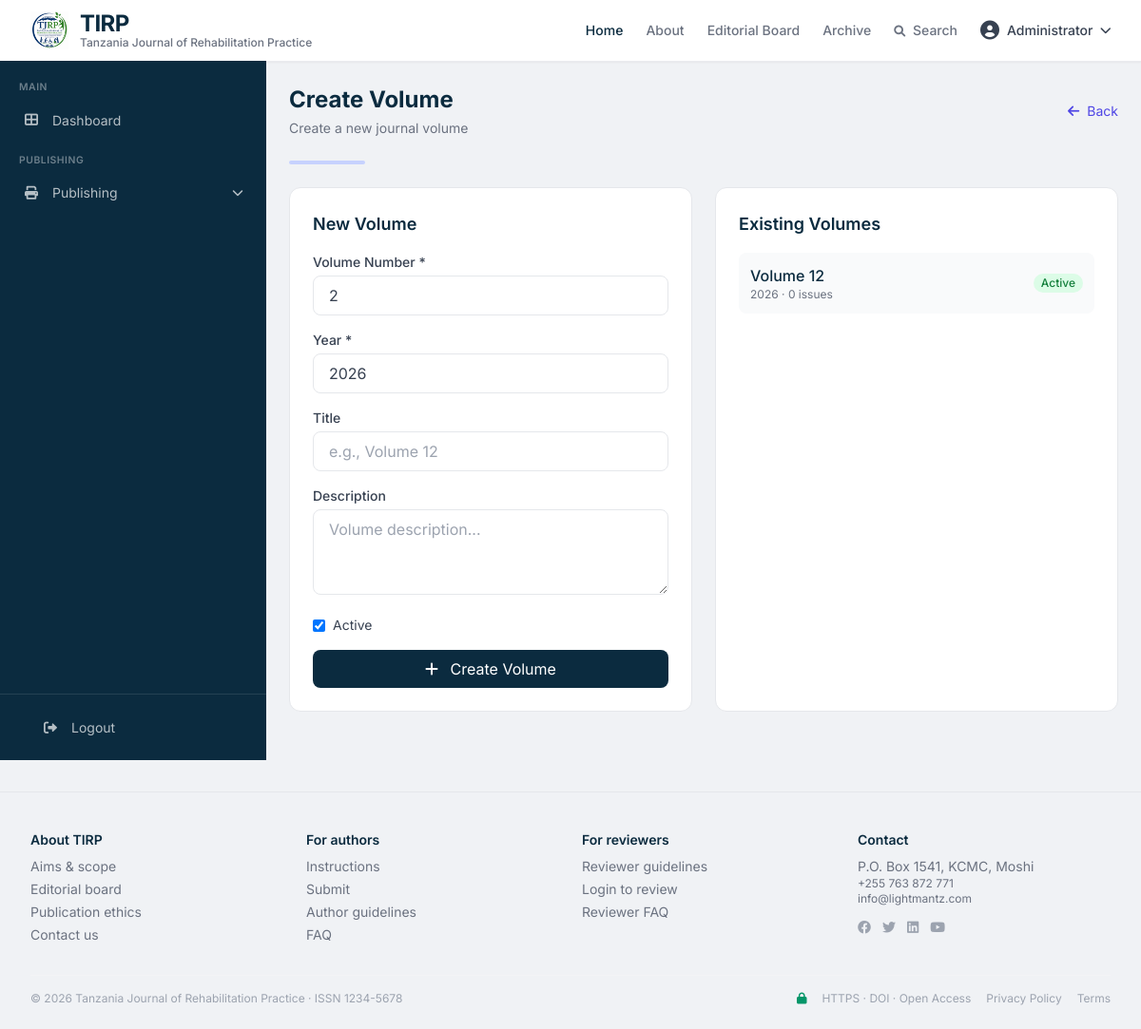
The page /publisher?action=create-volume (signed in) on the database its author committed.
### tables this page shows
CREATE TABLE users (
    id INT PRIMARY KEY AUTO_INCREMENT,
    email VARCHAR(255) UNIQUE NOT NULL,
    password_hash VARCHAR(255) NOT NULL,
    full_name VARCHAR(255) NOT NULL,
    role ENUM('admin', 'editor', 'reviewer', 'author', 'reader') DEFAULT 'reader',
    institution VARCHAR(255),
    country VARCHAR(100),
    orcid_id VARCHAR(50),
    bio TEXT,
    avatar VARCHAR(255),
    email_verified BOOLEAN DEFAULT FALSE,
    is_active BOOLEAN DEFAULT TRUE,
    created_at TIMESTAMP DEFAULT CURRENT_TIMESTAMP,
    updated_at TIMESTAMP DEFAULT CURRENT_TIMESTAMP ON UPDATE CURRENT_TIMESTAMP,
    last_login TIMESTAMP NULL,
    remember_token VARCHAR(100),
    INDEX idx_email (email),
    INDEX idx_role (role)
);

CREATE TABLE volumes (
    id INT PRIMARY KEY AUTO_INCREMENT,
    volume_number INT NOT NULL,
    year INT NOT NULL,
    title VARCHAR(255),
    description TEXT,
    cover_image VARCHAR(255),
    is_active BOOLEAN DEFAULT TRUE,
    created_at TIMESTAMP DEFAULT CURRENT_TIMESTAMP,
    updated_at TIMESTAMP DEFAULT CURRENT_TIMESTAMP ON UPDATE CURRENT_TIMESTAMP,
    UNIQUE KEY unique_volume_year (volume_number, year),
    INDEX idx_volume (volume_number),
    INDEX idx_year (year)
);

CREATE TABLE settings (
    id INT PRIMARY KEY AUTO_INCREMENT,
    setting_key VARCHAR(100) UNIQUE NOT NULL,
    setting_value TEXT,
    setting_group VARCHAR(50) DEFAULT 'general',
    description TEXT,
    created_at TIMESTAMP DEFAULT CURRENT_TIMESTAMP,
    updated_at TIMESTAMP DEFAULT CURRENT_TIMESTAMP ON UPDATE CURRENT_TIMESTAMP,
    INDEX idx_key (setting_key)
);

### includes/functions.php (called while the page is built, shortened)
<?php
function getDB() {
    static $db = null;
    if ($db === null) {
        $configFile = __DIR__ . '/../config/database.php';
        try {
            if (file_exists($configFile)) {
                $config = require_once $configFile;
                $dsn = "mysql:host={$config['host']};dbname={$config['database']};charset={$config['charset']}";
                $db = new PDO($dsn, $config['username'], $config['password'], $config['options'] ?? []);
            } else {
                $dsn = "mysql:host=localhost;dbname=tirp;charset=utf8mb4";
                $db = new PDO($dsn, 'root', '');
                $db->setAttribute(PDO::ATTR_ERRMODE, PDO::ERRMODE_EXCEPTION);
                $db->setAttribute(PDO::ATTR_DEFAULT_FETCH_MODE, PDO::FETCH_ASSOC);
            }
        } catch (PDOException $e) {
            die("Database connection failed: " . $e->getMessage());
        }
    }
    return $db;
}
function isLoggedIn() {
    return isset($_SESSION['user_id']) && !empty($_SESSION['user_id']);
}
function getSetting($key) {
    try {
        $db = getDB();
        $stmt = $db->prepare("SELECT setting_value FROM settings WHERE setting_key = ?");
        $stmt->execute([$key]);
        $result = $stmt->fetch();
        if ($result) {
            return $result['setting_value'];
        }
    } catch (PDOException $e) {
    }
    $settings = [
        'journal_issn' => '9877-476533',
        'journal_title' => 'Tanzania Journal of Rehabilitation Practice',
        'contact_email' => 'info@lightmantz.com',
        'contact_phone' => '+255 763 872 771',
        'contact_address' => 'P.O. Box 1541, KCMC, Moshi'
    ];
    return isset($settings[$key]) ? $settings[$key] : null;
}
function getVolumes() {
    $db = getDB();
    $stmt = $db->query("SELECT * FROM volumes ORDER BY volume_number DESC");
    return $stmt->fetchAll();
}
?>

### includes/auth.php (called while the page is built, shortened)
<?php
function getCurrentUser() {
    $userId = $_SESSION['user_id'];
    $db = getDB();
    $stmt = $db->prepare("SELECT * FROM users WHERE id = ? AND is_active = 1");
    $stmt->execute([$userId]);
    $user = $stmt->fetch();
    if ($user) {
        return $user;
    }
    return null;
}
?>

### modules/publisher/pages/create-volume.php (the view, shortened to what this page needs)
<?php
$volumes = getVolumes();
?>
<div class="space-y-6">
    <div class="flex items-center justify-between">
        <div>
            <h2 class="text-2xl font-bold text-[#0b2b3f]">Create Volume</h2>
            <p class="text-gray-500 text-sm mt-1">Create a new journal volume</p>
        </div>
        <a href="/jms/publisher" class="text-indigo-600 hover:text-indigo-800 text-sm">
            <i class="fas fa-arrow-left mr-1"></i> Back
        </a>
    </div>
    <div class="h-1 w-20 bg-indigo-200 rounded-full"></div>
    <div class="grid md:grid-cols-2 gap-6">
        <div class="bg-white rounded-xl border border-gray-200 p-6">
            <h3 class="text-lg font-semibold text-[#0b2b3f] mb-4">New Volume</h3>
            <form method="POST" class="space-y-4">
                <div>
                    <label class="block text-sm font-medium text-gray-700 mb-1">Volume Number *</label>
                    <input type="number" name="volume_number" required min="1"
                           value="<?= count($volumes) + 1 ?>"
                           class="w-full px-4 py-2 rounded-lg border border-gray-200 focus:border-[#0b2b3f] outline-none transition">
                </div>
                <div>
                    <label class="block text-sm font-medium text-gray-700 mb-1">Year *</label>
                    <input type="number" name="year" required min="2000" max="2100"
                           value="<?= date('Y') ?>"
                           class="w-full px-4 py-2 rounded-lg border border-gray-200 focus:border-[#0b2b3f] outline-none transition">
                </div>
                <div>
                    <label class="block text-sm font-medium text-gray-700 mb-1">Title</label>
                    <input type="text" name="title"
                           placeholder="e.g., Volume 12"
                           class="w-full px-4 py-2 rounded-lg border border-gray-200 focus:border-[#0b2b3f] outline-none transition">
                </div>
                <div>
                    <label class="block text-sm font-medium text-gray-700 mb-1">Description</label>
                    <textarea name="description" rows="3"
                              placeholder="Volume description..."
                              class="w-full px-4 py-2 rounded-lg border border-gray-200 focus:border-[#0b2b3f] outline-none transition"></textarea>
                </div>
                <div>
                    <label class="flex items-center gap-2">
                        <input type="checkbox" name="is_active" checked>
                        <span class="text-sm text-gray-700">Active</span>
                    </label>
                </div>
                <button type="submit" name="create_volume" class="bg-[#0b2b3f] text-white px-6 py-2 rounded-lg hover:bg-[#123a4f] transition w-full">
                    <i class="fas fa-plus mr-2"></i> Create Volume
                </button>
            </form>
        </div>
        <div class="bg-white rounded-xl border border-gray-200 p-6">
            <h3 class="text-lg font-semibold text-[#0b2b3f] mb-4">Existing Volumes</h3>
            <?php if (empty($volumes)): ?>
                <p class="text-sm text-gray-500">No volumes created yet.</p>
            <?php else: ?>
                <div class="space-y-2 max-h-96 overflow-y-auto">
                    <?php foreach ($volumes as $volume): ?>
                    <div class="flex items-center justify-between p-3 bg-gray-50 rounded-lg hover:bg-gray-100 transition">
                        <div>
                            <p class="font-medium text-[#0b2b3f]">Volume <?= $volume['volume_number'] ?></p>
                            <p class="text-xs text-gray-500"><?= $volume['year'] ?> · <?= $volume['issue_count'] ?? 0 ?> issues</p>
                        </div>
                        <span class="px-2 py-0.5 rounded-full text-xs font-medium <?= $volume['is_active'] ? 'bg-green-100 text-green-700' : 'bg-gray-100 text-gray-600' ?>">
                            <?= $volume['is_active'] ? 'Active' : 'Inactive' ?>
                        </span>
                    </div>
                    <?php endforeach; ?>
                </div>
            <?php endif; ?>
        </div>
    </div>
</div>

### includes/header.php (shortened to what this page needs)
<?php
$currentUser = getCurrentUser();
?>
<header class="bg-white border-b border-gray-200/80 sticky top-0 z-30 shadow-sm">
    <div class="max-w-7xl mx-auto px-4 sm:px-6 lg:px-8 flex items-center justify-between h-16">
        <div class="flex items-center gap-2">
            <a href="<?= SITE_URL ?>?page=home" class="flex items-center gap-3">
                <img src="<?= SITE_URL ?>resources/images/tjr.png" alt="TIRP Logo" class="h-10 w-auto object-contain">
                <div class="flex flex-col">
                    <span class="text-2xl font-bold text-[#0b2b3f] tracking-tight leading-none">TIRP</span>
                    <span class="hidden sm:inline text-xs font-medium text-gray-500 leading-tight">Tanzania Journal of Rehabilitation Practice</span>
                </div>
            </a>
        </div>
        <nav class="flex items-center gap-6 text-sm font-medium">
            <a href="<?= SITE_URL ?>?page=home" class="text-[#0b2b3f] hover:text-indigo-700 transition">Home</a>
            <a href="<?= SITE_URL ?>?page=about" class="text-gray-500 hover:text-[#0b2b3f] transition">About</a>
            <a href="<?= SITE_URL ?>?page=editorial" class="text-gray-500 hover:text-[#0b2b3f] transition">Editorial Board</a>
            <a href="<?= SITE_URL ?>?page=archive" class="text-gray-500 hover:text-[#0b2b3f] transition">Archive</a>
            <a href="<?= SITE_URL ?>?page=search" class="text-gray-500 hover:text-[#0b2b3f] transition"><i class="fas fa-search mr-1 text-xs"></i> Search</a>
            <?php if (isLoggedIn()): ?>
                <div class="relative group">
                    <button class="flex items-center gap-2 text-gray-700 hover:text-[#0b2b3f]">
                        <i class="fas fa-user-circle text-xl"></i>
                        <span><?= htmlspecialchars($currentUser['full_name']) ?></span>
                        <i class="fas fa-chevron-down text-xs"></i>
                    </button>
                </div>
            <?php else: ?>
                <a href="<?= SITE_URL ?>?page=login" class="text-gray-500 hover:text-[#0b2b3f] transition">Login</a>
                <a href="<?= SITE_URL ?>?page=register" class="bg-[#0b2b3f] text-white px-4 py-2 rounded-lg text-sm font-semibold hover:bg-[#123a4f] transition shadow-sm">Register</a>
            <?php endif; ?>
        </nav>
    </div>
</header>

### includes/footer.php (shortened to what this page needs)
<footer class="max-w-7xl mx-auto px-4 sm:px-6 lg:px-8 border-t border-gray-200 pt-10 pb-6 text-sm text-gray-500 mt-8">
    <div class="grid grid-cols-2 md:grid-cols-4 gap-6">
        <div>
            <h5 class="font-semibold text-[#0b2b3f]">About TIRP</h5>
            <ul class="mt-2 space-y-1">
                <li><a href="<?= SITE_URL ?>?page=about" class="hover:text-[#0b2b3f] transition-colors">Aims & scope</a></li>
                <li><a href="<?= SITE_URL ?>?page=editorial" class="hover:text-[#0b2b3f] transition-colors">Editorial board</a></li>
                <li><a href="<?= SITE_URL ?>?page=publication-ethics" class="hover:text-[#0b2b3f] transition-colors">Publication ethics</a></li>
                <li><a href="<?= SITE_URL ?>?page=contact" class="hover:text-[#0b2b3f] transition-colors">Contact us</a></li>
            </ul>
        </div>
        <div>
            <h5 class="font-semibold text-[#0b2b3f]">For authors</h5>
            <ul class="mt-2 space-y-1">
                <li><a href="<?= SITE_URL ?>?page=author-guidelines" class="hover:text-[#0b2b3f] transition-colors">Instructions</a></li>
                <li><a href="<?= SITE_URL ?>?page=submit" class="hover:text-[#0b2b3f] transition-colors">Submit</a></li>
                <li><a href="<?= SITE_URL ?>?page=author-guidelines" class="hover:text-[#0b2b3f] transition-colors">Author guidelines</a></li>
                <li><a href="<?= SITE_URL ?>?page=faq" class="hover:text-[#0b2b3f] transition-colors">FAQ</a></li>
            </ul>
        </div>
        <div>
            <h5 class="font-semibold text-[#0b2b3f]">For reviewers</h5>
            <ul class="mt-2 space-y-1">
                <li><a href="<?= SITE_URL ?>?page=reviewer-guidelines" class="hover:text-[#0b2b3f] transition-colors">Reviewer guidelines</a></li>
                <li><a href="<?= SITE_URL ?>?page=login" class="hover:text-[#0b2b3f] transition-colors">Login to review</a></li>
                <li><a href="<?= SITE_URL ?>?page=reviewer-faq" class="hover:text-[#0b2b3f] transition-colors">Reviewer FAQ</a></li>
            </ul>
        </div>
        <div>
            <h5 class="font-semibold text-[#0b2b3f]">Contact</h5>
            <p class="mt-2">P.O. Box 1541, KCMC, Moshi</p>
            <p class="text-xs">+255 763 872 771</p>
            <p class="text-xs">info@lightmantz.com</p>
            <div class="mt-3 flex gap-3">
                <a href="#" class="text-gray-400 hover:text-[#0b2b3f] transition-colors"><i class="fab fa-facebook"></i></a>
                <a href="#" class="text-gray-400 hover:text-[#0b2b3f] transition-colors"><i class="fab fa-twitter"></i></a>
                <a href="#" class="text-gray-400 hover:text-[#0b2b3f] transition-colors"><i class="fab fa-linkedin"></i></a>
                <a href="#" class="text-gray-400 hover:text-[#0b2b3f] transition-colors"><i class="fab fa-youtube"></i></a>
            </div>
        </div>
    </div>
    <div class="mt-8 pt-4 border-t border-gray-100 flex flex-col md:flex-row justify-between items-center gap-2 text-xs text-gray-400">
        <span>&copy; 2026 Tanzania Journal of Rehabilitation Practice · ISSN <?= function_exists('getSetting') ? getSetting('journal_issn') : '1234-5678' ?></span>
        <span class="flex items-center gap-4">
            <i class="fas fa-lock text-emerald-600"></i> HTTPS · DOI · Open Access
            <a href="<?= SITE_URL ?>?page=privacy-policy" class="hover:text-[#0b2b3f] transition-colors">Privacy Policy</a>
            <a href="<?= SITE_URL ?>?page=terms" class="hover:text-[#0b2b3f] transition-colors">Terms</a>
        </span>
    </div>
</footer>
</body>
</html>

### modules/publisher/index.php (style rules this page uses)
body { font-family: 'Inter', sans-serif; background: #f0f2f5; }
.fa-chevron-down, .fa-chevron-up { transition: transform 0.3s ease; margin-left: auto; font-size: 0.7rem; }

### rows shown on the page
users: full_name "Administrator"
volumes: volume_number "12", year "2026", issue_count "0", is_active "Active"
settings: setting_value "1234-5678"
